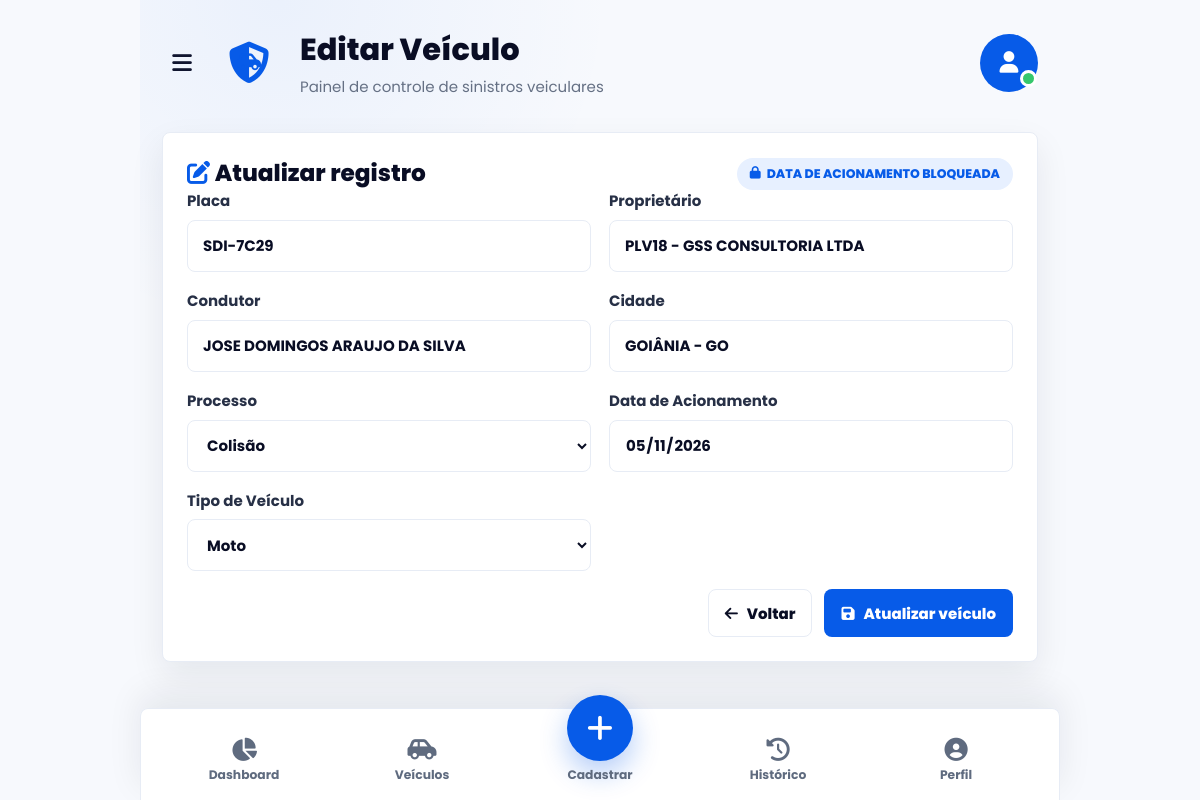
Screenshot of /editar.php?id=37 with the database file from the repository.
### tables this page shows
CREATE TABLE IF NOT EXISTS `veiculos` (
  `id` INT UNSIGNED AUTO_INCREMENT PRIMARY KEY,
  `placa` VARCHAR(8) NOT NULL UNIQUE,
  `proprietario` VARCHAR(120) NOT NULL,
  `condutor` VARCHAR(120) NOT NULL,
  `cidade` VARCHAR(120) NOT NULL,
  `processo` VARCHAR(50) NOT NULL,
  `data_acionamento` DATE NOT NULL,
  `tipo_veiculo` VARCHAR(16) NOT NULL,
  `criado_em` DATETIME NOT NULL DEFAULT CURRENT_TIMESTAMP
);

### editar.php (the view, shortened to what this page needs)
<?php
require 'db_connect.php';
include 'includes/header.php';
$id = filter_input(INPUT_GET, 'id', FILTER_VALIDATE_INT);
$stmt = $pdo->prepare('SELECT * FROM veiculos WHERE id = ?');
$stmt->execute([$id]);
$veiculo = $stmt->fetch();
function old($field, $default) {
    return htmlspecialchars($_POST[$field] ?? $default, ENT_QUOTES, 'UTF-8');
}
?>
<section class="page-section form-section">
    <div class="panel-card form-card">
        <div class="panel-header">
            <h3 class="panel-title"><i class="fas fa-pen-to-square"></i> Atualizar registro</h3>
            <span class="badge info"><i class="fas fa-lock"></i> Data de acionamento bloqueada</span>
        </div>
        <form action="editar.php?id=<?php echo $id; ?>" method="post" class="form-grid" novalidate>
            <label>
                <span>Placa</span>
                <input id="placaInput" name="placa" type="text" maxlength="8" value="<?php echo old('placa', $veiculo['placa']); ?>" required />
            </label>
            <label>
                <span>Proprietário</span>
                <input name="proprietario" type="text" maxlength="120" value="<?php echo old('proprietario', $veiculo['proprietario']); ?>" required />
            </label>
            <label>
                <span>Condutor</span>
                <input name="condutor" type="text" maxlength="120" value="<?php echo old('condutor', $veiculo['condutor']); ?>" required />
            </label>
            <label>
                <span>Cidade</span>
                <input name="cidade" type="text" maxlength="120" value="<?php echo old('cidade', $veiculo['cidade'] ?? ''); ?>" required />
            </label>
            <label>
                <span>Processo</span>
                <select name="processo" required>
                    <option value="Colisão"<?php echo old('processo', $veiculo['processo'])==='Colisão' ? ' selected' : ''; ?>>Colisão</option>
                </select>
            </label>
            <label>
                <span>Data de Acionamento</span>
                <input type="date" value="<?php echo htmlspecialchars($veiculo['data_acionamento'], ENT_QUOTES, 'UTF-8'); ?>" disabled />
            </label>
            <label>
                <span>Tipo de Veículo</span>
                <select name="tipo_veiculo" required>
                    <option value="Moto"<?php echo old('tipo_veiculo', $veiculo['tipo_veiculo'])==='Moto' ? ' selected' : ''; ?>>Moto</option>
                </select>
            </label>
            <div class="form-actions">
                <a href="index.php" class="btn btn-secondary"><i class="fas fa-arrow-left"></i> Voltar</a>
                <button type="submit" name="submit_editar" class="btn btn-primary"><i class="fas fa-floppy-disk"></i> Atualizar veículo</button>
            </div>
        </form>
    </div>
</section>
<?php include 'includes/footer.php'; ?>

### style.css (style rules this page uses)
:root { --bg: #f7f9fd; --surface: #ffffff; --surface-soft: #f3f6fb; --text: #090d24; --muted: #657084; --line: #e7ecf5; --primary: #075be8; --primary-dark: #044ac0; --danger: #ee1c35; --orange: #ff7a16; --purple: #4b22df; --green: #17a956; --shadow: 0 14px 34px rgba(17, 24, 39, 0.08); --radius: 8px; font-family: 'Poppins', Arial, sans-serif; }
* { box-sizing: border-box; }
html, body { margin: 0; min-height: 100%; background: var(--bg); color: var(--text); }
body { font-size: 15px; line-height: 1.45; }
a { color: inherit; text-decoration: none; }
button, input, select { font: inherit; }
button { cursor: pointer; }
.home-screen, .page-section { display: grid; gap: 22px; }
.hello-row, .section-header, .panel-header, .table-topbar, .list-heading, .vehicle-topline { display: flex; align-items: center; justify-content: space-between; gap: 14px; }
.hello-row h2, .section-header h2, .panel-header h3, .list-heading h3 { margin: 0; color: var(--text); font-size: 1.45rem; font-weight: 800; }
.date-chip i, .list-heading i, .section-title i, .panel-title i { color: var(--primary); }
.status-pill, .badge { display: inline-flex; align-items: center; justify-content: center; gap: 6px; padding: 7px 13px; border-radius: 999px; border: 0; font-size: 0.78rem; font-weight: 800; text-transform: uppercase; white-space: nowrap; }
.badge.primary, .badge.blue, .badge.cyan, .badge.info { background: #e7f0ff; color: var(--primary); }
.panel-card, .form-card, .history-card, .table-card { padding: 24px; border: 1px solid var(--line); border-radius: var(--radius); background: var(--surface); box-shadow: var(--shadow); }
.form-grid { display: grid; grid-template-columns: repeat(2, minmax(0, 1fr)); gap: 18px; }
.form-grid label, .modal-form label { display: grid; gap: 8px; color: #273046; font-weight: 700; }
.form-grid input, .form-grid select, .modal-form input, .modal-form select, .input-search { width: 100%; min-height: 52px; padding: 0 15px; border: 1px solid var(--line); border-radius: var(--radius); background: #fff; color: var(--text); outline: 0; }
.form-actions, .modal-actions { grid-column: span 2; display: flex; justify-content: flex-end; gap: 12px; }
.btn, .icon-btn { min-height: 48px; display: inline-flex; align-items: center; justify-content: center; gap: 9px; padding: 0 16px; border: 1px solid transparent; border-radius: var(--radius); font-weight: 800; }
.btn-primary { background: var(--primary); color: #fff; }
.btn-secondary { border-color: var(--line); background: #fff; color: var(--text); }

### rows the page displays
veiculos: placa "SDI-7C29", proprietario "PLV18 - GSS CONSULTORIA LTDA", condutor "JOSE DOMINGOS ARAUJO DA SILVA", cidade "GOIÂNIA - GO", processo "Colisão", data_acionamento "05/11/2026", tipo_veiculo "Moto"

### other values shown
$pageTitle "Editar Veículo"
